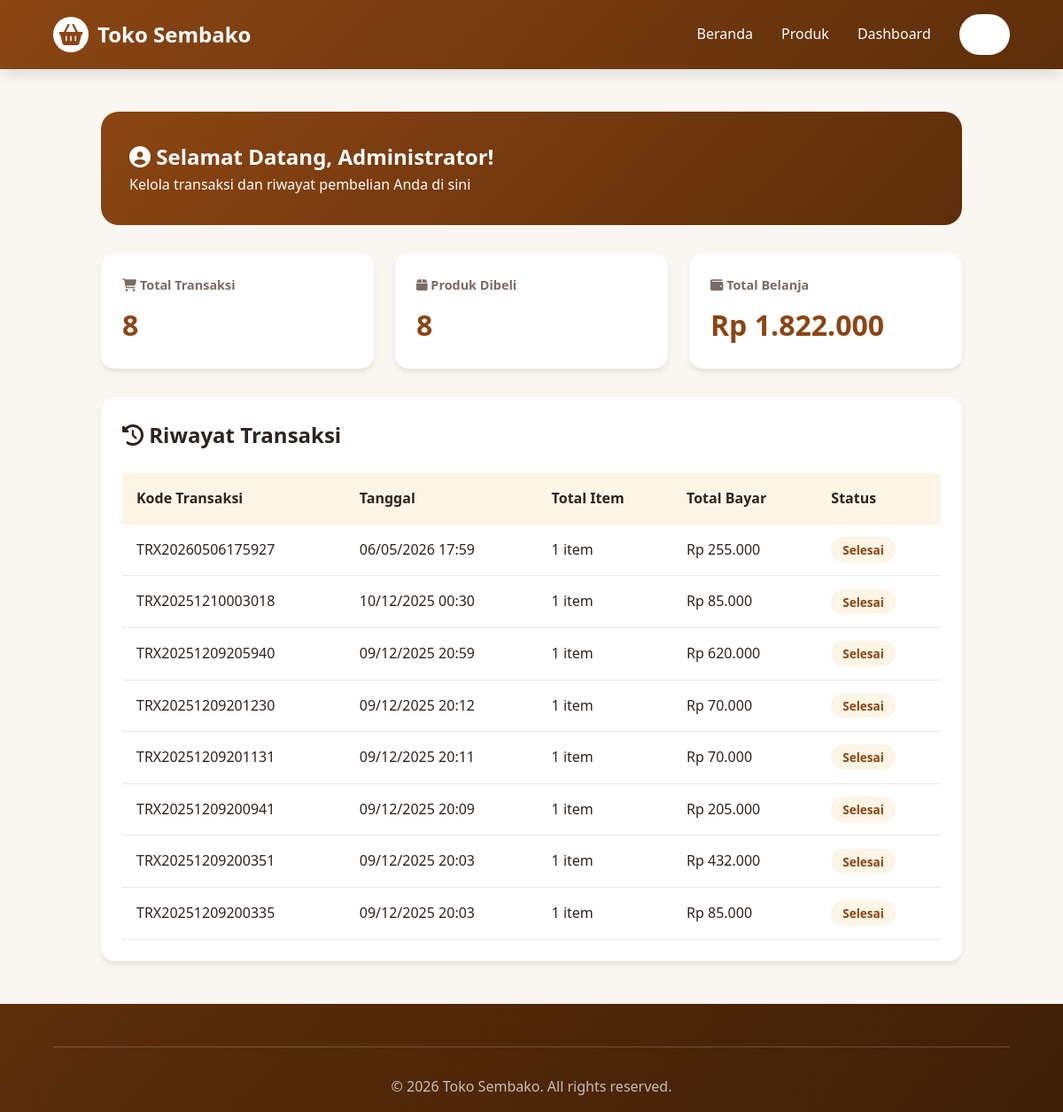
/customer/dashboard.php (signed in), run on the app's committed database.
### tables this page shows
CREATE TABLE `transaksi_penjualan` (
  `id_transaksi` int(11) NOT NULL,
  `kode_transaksi` varchar(30) NOT NULL,
  `tanggal` date NOT NULL,
  `waktu` time NOT NULL,
  `id_pelanggan` int(11) DEFAULT NULL,
  `id_user` int(11) NOT NULL,
  `total_item` int(11) NOT NULL,
  `subtotal` decimal(15,2) NOT NULL,
  `diskon` decimal(15,2) DEFAULT 0.00,
  `pajak` decimal(15,2) DEFAULT 0.00,
  `total_bayar` decimal(15,2) NOT NULL,
  `tunai` decimal(15,2) NOT NULL,
  `kembalian` decimal(15,2) NOT NULL,
  `metode_bayar` enum('tunai','debit','kredit','transfer','qris') DEFAULT 'tunai',
  `status` enum('selesai','pending','batal') DEFAULT 'selesai',
  `keterangan` text DEFAULT NULL,
  `created_at` timestamp NOT NULL DEFAULT current_timestamp()
);

### config.php (called while the page is built, shortened)
<?php
function formatRupiah($angka) {
    return 'Rp ' . number_format($angka, 0, ',', '.');
}
?>

### customer/dashboard.php (the view, shortened to what this page needs)
<?php
require_once '../config.php';
$user_id = $_SESSION['user_id'];
$query_trans = "SELECT t.*, COUNT(dt.id_detail) as total_item
                FROM transaksi_penjualan t
                LEFT JOIN detail_transaksi dt ON t.id_transaksi = dt.id_transaksi
                WHERE t.id_user = $user_id
                GROUP BY t.id_transaksi
                ORDER BY t.tanggal DESC, t.waktu DESC
                LIMIT 10";
$result_trans = mysqli_query($conn, $query_trans);
?>
<!DOCTYPE html>
<html lang="id">
<head>
    <link rel="stylesheet" href="../assets/css/style.css">
    <link rel="stylesheet" href="https://cdnjs.cloudflare.com/ajax/libs/font-awesome/6.4.0/css/all.min.css">
</head>
<body>
    <header>
        <nav class="navbar">
            <a href="../index.php" class="logo">
                <div class="logo-icon">
                    <i class="fas fa-shopping-basket"></i>
                </div>
                <span>Toko Sembako</span>
            </a>
            <ul class="nav-menu">
                <li><a href="../index.php">Beranda</a></li>
                <li><a href="../products.php">Produk</a></li>
                <li><a href="dashboard.php">Dashboard</a></li>
                <li><a href="logout.php" class="btn-primary">Logout</a></li>
            </ul>
        </nav>
    </header>
    <section class="dashboard-section">
        <div class="container">
            <div class="dashboard-header fade-in">
                <h1><i class="fas fa-user-circle"></i> Selamat Datang, <?= $_SESSION['nama_lengkap'] ?>!</h1>
                <p>Kelola transaksi dan riwayat pembelian Anda di sini</p>
            </div>
            <div class="stats-grid fade-in-up">
                <div class="stat-card">
                    <h3><i class="fas fa-shopping-cart"></i> Total Transaksi</h3>
                    <div class="stat-value"><?= mysqli_num_rows($result_trans) ?></div>
                </div>
                <div class="stat-card">
                    <h3><i class="fas fa-box"></i> Produk Dibeli</h3>
                    <div class="stat-value">
                        <?php
                        $total_items = 0;
                        mysqli_data_seek($result_trans, 0);
                        while($t = mysqli_fetch_assoc($result_trans)) {
                            $total_items += $t['total_item'];
                        }
                        echo $total_items;
                        ?>
                    </div>
                </div>
                <div class="stat-card">
                    <h3><i class="fas fa-wallet"></i> Total Belanja</h3>
                    <div class="stat-value">
                        <?php
                        mysqli_data_seek($result_trans, 0);
                        $total_belanja = 0;
                        while($t = mysqli_fetch_assoc($result_trans)) {
                            $total_belanja += $t['total_bayar'];
                        }
                        echo 'Rp ' . number_format($total_belanja, 0, ',', '.');
                        ?>
                    </div>
                </div>
            </div>
            <div class="transaction-table fade-in-up">
                <h2 style="margin-bottom: 1.5rem;">
                    <i class="fas fa-history"></i> Riwayat Transaksi
                </h2>
                <?php if (mysqli_num_rows($result_trans) > 0): ?>
                    <?php mysqli_data_seek($result_trans, 0); ?>
                    <table>
                        <thead>
                            <tr>
                                <th>Kode Transaksi</th>
                                <th>Tanggal</th>
                                <th>Total Item</th>
                                <th>Total Bayar</th>
                                <th>Status</th>
                            </tr>
                        </thead>
                        <tbody>
                            <?php while($trans = mysqli_fetch_assoc($result_trans)): ?>
                            <tr>
                                <td><?= $trans['kode_transaksi'] ?></td>
                                <td><?= date('d/m/Y H:i', strtotime($trans['tanggal'] . ' ' . $trans['waktu'])) ?></td>
                                <td><?= $trans['total_item'] ?> item</td>
                                <td><?= formatRupiah($trans['total_bayar']) ?></td>
                                <td><span class="badge badge-success"><?= ucfirst($trans['status']) ?></span></td>
                            </tr>
                            <?php endwhile; ?>
                        </tbody>
                    </table>
                <?php endif; ?>
            </div>
        </div>
    </section>
    <footer>
        <div class="footer-bottom">
            <p>&copy; 2026 Toko Sembako. All rights reserved.</p>
        </div>
    </footer>
</body>
</html>

### assets/css/style.css (style rules this page uses)
:root { --primary-brown: #8b4513; --dark-brown: #5d2e0a; --light-brown: #fdf5e6; --accent-green: #d2b48c; --text-dark: #2d241e; --text-gray: #786c64; --bg-light: #faf7f2; --white: #ffffff; --shadow: 0 4px 6px -1px rgba(0, 0, 0, 0.1); --shadow-lg: 0 10px 15px -3px rgba(10, 7, 7, 0.1); }
* { margin: 0; padding: 0; box-sizing: border-box; }
body { font-family: 'Segoe UI', Tahoma, Geneva, Verdana, sans-serif; color: var(--text-dark); background-color: var(--bg-light); line-height: 1.6; overflow-x: hidden; }
.fade-in-up { animation: fadeInUp 0.6s ease-out forwards; }
.fade-in { animation: fadeIn 0.8s ease-out forwards; }
header { background: linear-gradient(135deg, var(--primary-brown), var(--dark-brown)); box-shadow: var(--shadow-lg); position: sticky; top: 0; z-index: 1000; animation: fadeIn 0.5s ease-out; }
.navbar { display: flex; justify-content: space-between; align-items: center; padding: 1rem 5%; max-width: 1400px; margin: 0 auto; }
.logo { display: flex; align-items: center; gap: 10px; color: var(--white); text-decoration: none; font-size: 1.5rem; font-weight: bold; transition: transform 0.3s ease; }
.logo-icon { width: 40px; height: 40px; background: var(--white); border-radius: 50%; display: flex; align-items: center; justify-content: center; color: var(--primary-brown); font-size: 1.5rem; }
.nav-menu { display: flex; list-style: none; gap: 2rem; align-items: center; }
.nav-menu a { color: var(--white); text-decoration: none; font-weight: 500; transition: all 0.3s ease; position: relative; padding: 0.5rem 0; }
.nav-menu a::after { content: ''; position: absolute; bottom: 0; left: 0; width: 0; height: 2px; background: var(--white); transition: width 0.3s ease; }
.btn-primary { background: var(--white); color: var(--primary-brown); padding: 0.6rem 1.5rem; border-radius: 25px; text-decoration: none; font-weight: 600; transition: all 0.3s ease; border: 2px solid transparent; display: inline-block; }
footer { background: linear-gradient(135deg, var(--dark-brown), #3e1f07); color: var(--white); padding: 3rem 5% 1rem; }
.footer-bottom { text-align: center; padding-top: 2rem; border-top: 1px solid rgba(255, 255, 255, 0.2); color: rgba(255, 255, 255, 0.7); }
.container { max-width: 1400px; margin: 0 auto; padding: 0 5%; }

### customer/dashboard.php (style rules this page uses)
.dashboard-section { padding: 3rem 5%; min-height: 70vh; }
.dashboard-header { background: linear-gradient(135deg, var(--primary-brown), var(--dark-brown)); color: var(--white); padding: 2rem; border-radius: 20px; margin-bottom: 2rem; }
.stats-grid { display: grid; grid-template-columns: repeat(auto-fit, minmax(250px, 1fr)); gap: 1.5rem; margin-bottom: 2rem; }
.stat-card { background: var(--white); padding: 1.5rem; border-radius: 15px; box-shadow: var(--shadow); }
.stat-card h3 { color: var(--text-gray); font-size: 0.9rem; margin-bottom: 0.5rem; }
.stat-card .stat-value { font-size: 2rem; color: var(--primary-brown); font-weight: bold; }
.transaction-table { background: var(--white); border-radius: 15px; padding: 1.5rem; box-shadow: var(--shadow); overflow-x: auto; }
table { width: 100%; border-collapse: collapse; }
th { background: var(--light-brown); color: var(--text-dark); padding: 1rem; text-align: left; font-weight: 600; }
td { padding: 1rem; border-bottom: 1px solid #e5e7eb; }
.badge { padding: 0.3rem 0.8rem; border-radius: 15px; font-size: 0.85rem; font-weight: 600; }
.badge-success { background: var(--light-brown); color: var(--primary-brown); }

### data on the page
transaksi_penjualan: kode_transaksi "TRX20260506175927", tanggal+waktu "06/05/2026 17:59", total_item "1", total_bayar "Rp 255.000", status "Selesai"
transaksi_penjualan: kode_transaksi "TRX20251210003018", tanggal+waktu "10/12/2025 00:30", total_item "1", total_bayar "Rp 85.000", status "Selesai"
transaksi_penjualan: kode_transaksi "TRX20251209205940", tanggal+waktu "09/12/2025 20:59", total_item "1", total_bayar "Rp 620.000", status "Selesai"
transaksi_penjualan: kode_transaksi "TRX20251209201230", tanggal+waktu "09/12/2025 20:12", total_item "1", total_bayar "Rp 70.000", status "Selesai"
transaksi_penjualan: kode_transaksi "TRX20251209201131", tanggal+waktu "09/12/2025 20:11", total_item "1", total_bayar "Rp 70.000", status "Selesai"
transaksi_penjualan: kode_transaksi "TRX20251209200941", tanggal+waktu "09/12/2025 20:09", total_item "1", total_bayar "Rp 205.000", status "Selesai"
transaksi_penjualan: kode_transaksi "TRX20251209200351", tanggal+waktu "09/12/2025 20:03", total_item "1", total_bayar "Rp 432.000", status "Selesai"
transaksi_penjualan: kode_transaksi "TRX20251209200335", tanggal+waktu "09/12/2025 20:03", total_item "1", total_bayar "Rp 85.000", status "Selesai"

### other printed values
$_SESSION['nama_lengkap'] "Administrator"
mysqli_num_rows($result_trans) "8"
$total_items "8"
$total_belanja "1.822.000"
